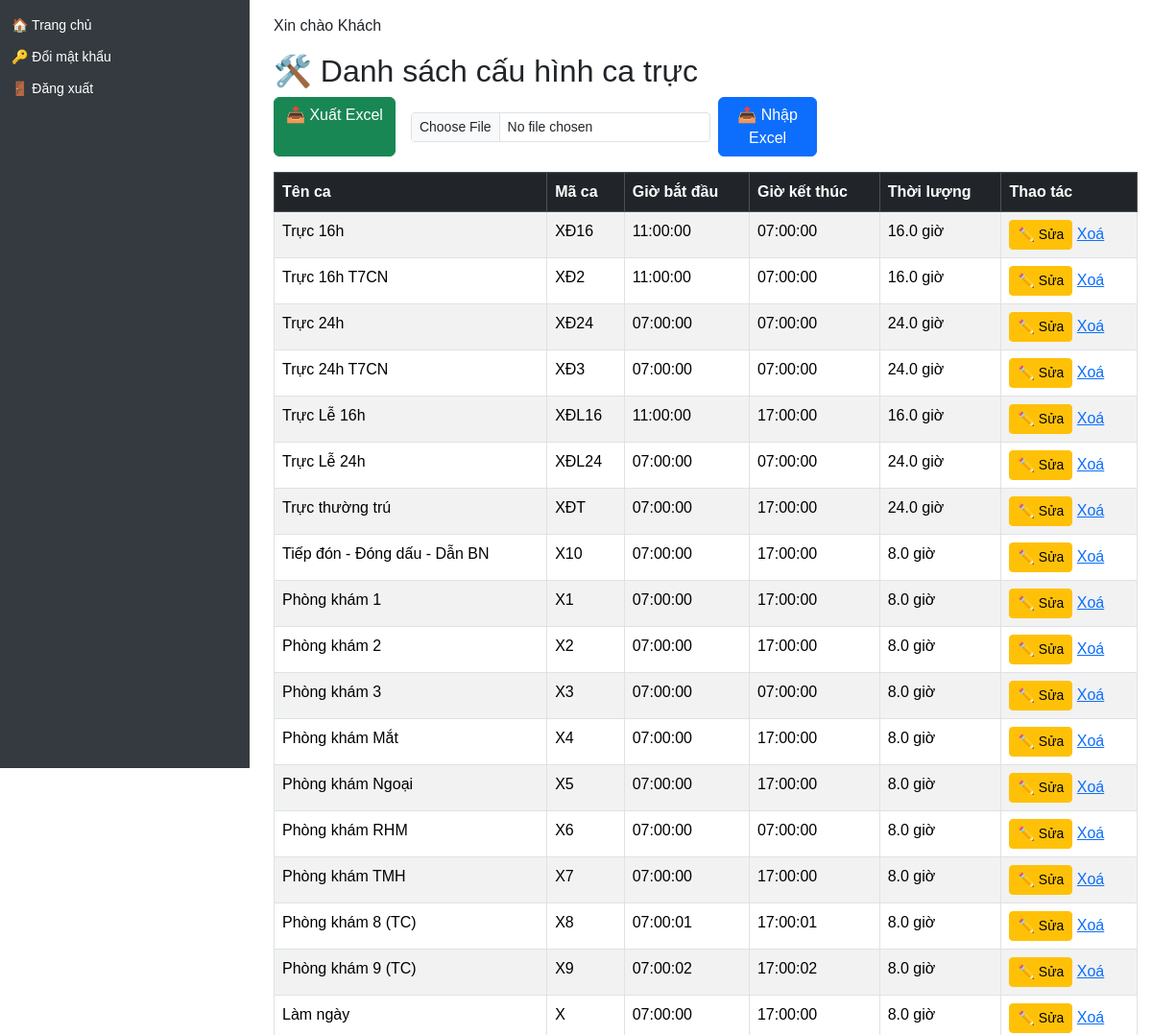
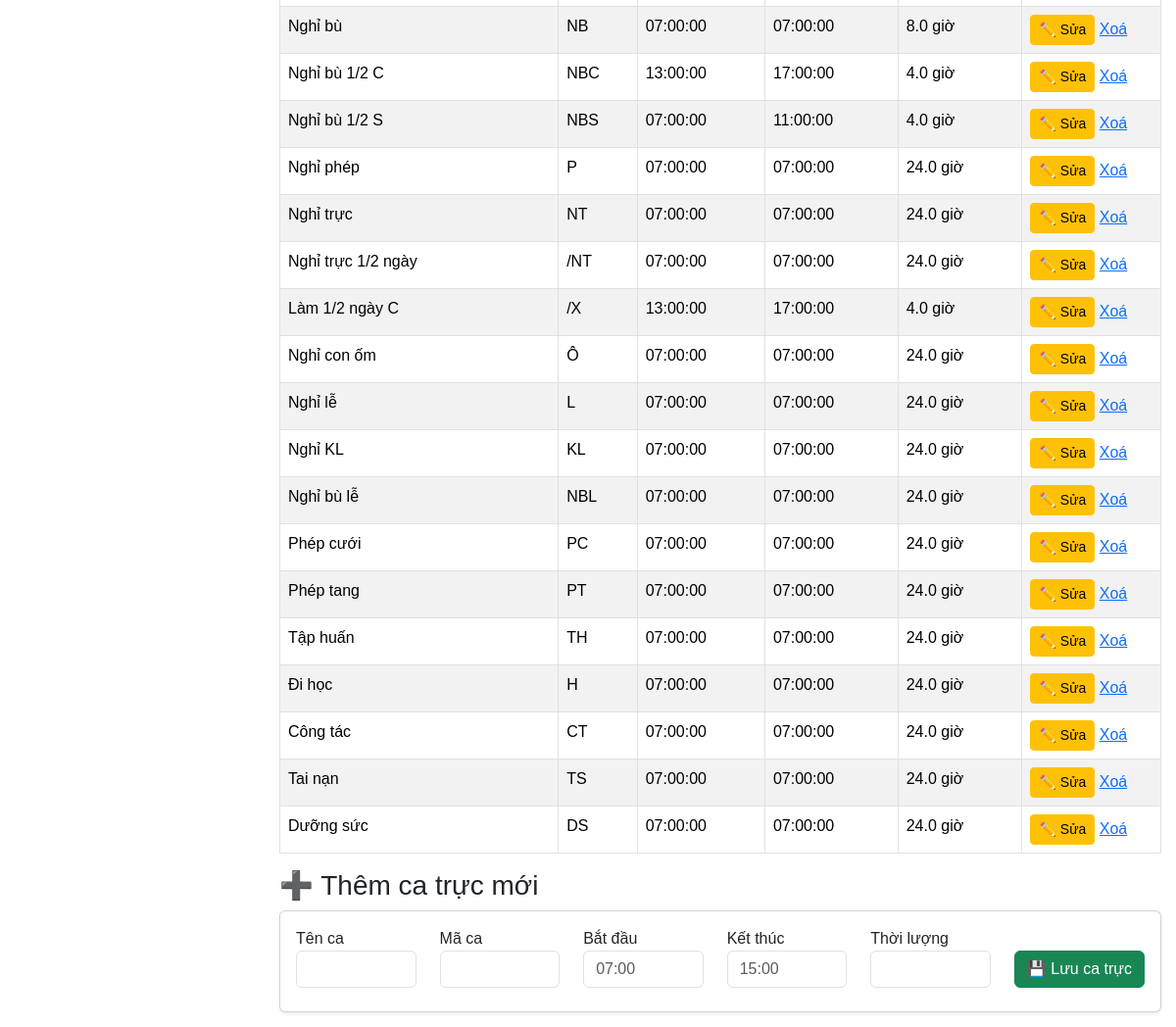
The app's page /shifts with its own data (2 pictures, top to bottom).
### models/shift.py (models this page shows, shortened)
class Shift(db.Model):
    id = Column(Integer, primary_key=True)
    name = Column(String(100), nullable=False)
    code = Column(String(20), nullable=True)
    start_time = Column(Time, nullable=False)
    end_time = Column(Time, nullable=False)
    duration = Column(Float, nullable=False)

### app.py (the view)
@app.route('/shifts')
def list_shifts():
    shifts = Shift.query.all()
    return render_template('shifts.html', shifts=shifts)

### app.py (called while the page is built)
@app.context_processor
def inject_user():
    user = None
    if 'user_id' in session:
        user = db.session.get(User, session['user_id'])
    return dict(user=user)

@app.context_processor
def inject_helpers():
    return dict(get_titled_names=get_titled_names)

@app.context_processor
def inject_helpers():
    return dict(get_titled_names=get_titled_names)

### templates/shifts.html (shortened to what this page needs)
{% extends 'layout.html' %}
{% block content %}
<h2>🛠️ Danh sách cấu hình ca trực</h2>
<div class="mb-3 d-flex gap-3">
  <a href="/export-shifts" class="btn btn-success">📥 Xuất Excel</a>
  <form action="/import-shifts" method="POST" enctype="multipart/form-data" class="d-flex gap-2 align-items-center">
    <input type="file" name="file" accept=".xlsx,.xls" required class="form-control form-control-sm">
    <button type="submit" class="btn btn-primary">📤 Nhập Excel</button>
  </form>
</div>
<table class="table table-bordered table-striped">
  <thead class="table-dark">
    <tr>
      <th>Tên ca</th>
      <th>Mã ca</th>
      <th>Giờ bắt đầu</th>
      <th>Giờ kết thúc</th>
      <th>Thời lượng</th>
      <th>Thao tác</th>
    </tr>
  </thead>
  <tbody>
    {% for shift in shifts %}
    <tr>
      <td>{{ shift.name }}</td>
      <td>{{ shift.code }}</td>
      <td>{{ shift.start_time }}</td>
      <td>{{ shift.end_time }}</td>
      <td>{{ shift.duration }} giờ</td>
      <td>
        <a href="/shifts/edit/{{ shift.id }}" class="btn btn-sm btn-warning">✏️ Sửa</a>
        <a href="{{ url_for('delete_shift', shift_id=shift.id) }}" onclick="return confirm('Xoá ca trực này?')">Xoá</a>
      </td>
    </tr>
    {% endfor %}
  </tbody>
</table>
<h3>➕ Thêm ca trực mới</h3>
<form method="POST" action="/shifts/add" class="card p-3 shadow-sm">
  <div class="row mb-2">
    <div class="col">
      <label>Tên ca</label>
      <input type="text" name="name" class="form-control" required>
    </div>
    <div class="col">
      <label>Mã ca</label>
      <input type="text" name="code" class="form-control" required>
    </div>
    <div class="col">
      <label>Bắt đầu</label>
      <input type="text" name="start_time" class="form-control" placeholder="07:00" required>
    </div>
    <div class="col">
      <label>Kết thúc</label>
      <input type="text" name="end_time" class="form-control" placeholder="15:00" required>
    </div>
    <div class="col">
      <label>Thời lượng</label>
      <input type="number" step="0.5" name="duration" class="form-control" required>
    </div>
    <div class="col-auto d-flex align-items-end">
      <button class="btn btn-success">💾 Lưu ca trực</button>
    </div>
  </div>
</form>
{% endblock %}

### templates/layout.html (style rules this page uses)
body { margin: 0; font-family: Arial, sans-serif; }

### records on screen
Shift: name "Trực 16h", code "XĐ16", start_time "11:00:00", end_time "07:00:00", duration "16.0"
Shift: name "Trực 16h T7CN", code "XĐ2", start_time "11:00:00", end_time "07:00:00", duration "16.0"
Shift: name "Trực 24h", code "XĐ24", start_time "07:00:00", end_time "07:00:00", duration "24.0"
Shift: name "Trực 24h T7CN", code "XĐ3", start_time "07:00:00", end_time "07:00:00", duration "24.0"
Shift: name "Trực Lễ 16h", code "XĐL16", start_time "11:00:00", end_time "17:00:00", duration "16.0"
Shift: name "Trực Lễ 24h", code "XĐL24", start_time "07:00:00", end_time "07:00:00", duration "24.0"
Shift: name "Trực thường trú", code "XĐT", start_time "07:00:00", end_time "17:00:00", duration "24.0"
Shift: name "Tiếp đón - Đóng dấu - Dẫn BN", code "X10", start_time "07:00:00", end_time "17:00:00", duration "8.0"
Shift: name "Phòng khám 1", code "X1", start_time "07:00:00", end_time "17:00:00", duration "8.0"
Shift: name "Phòng khám 2", code "X2", start_time "07:00:00", end_time "17:00:00", duration "8.0"
Shift: name "Phòng khám 3", code "X3", start_time "07:00:00", end_time "07:00:00", duration "8.0"
Shift: name "Phòng khám Mắt", code "X4", start_time "07:00:00", end_time "17:00:00", duration "8.0"
Shift: name "Phòng khám Ngoại", code "X5", start_time "07:00:00", end_time "17:00:00", duration "8.0"
Shift: name "Phòng khám RHM", code "X6", start_time "07:00:00", end_time "07:00:00", duration "8.0"
Shift: name "Phòng khám TMH", code "X7", start_time "07:00:00", end_time "17:00:00", duration "8.0"
Shift: name "Phòng khám 8 (TC)", code "X8", start_time "07:00:01", end_time "17:00:01", duration "8.0"
Shift: name "Phòng khám 9 (TC)", code "X9", start_time "07:00:02", end_time "17:00:02", duration "8.0"
Shift: name "Làm ngày", code "X", start_time "07:00:00", end_time "17:00:00", duration "8.0"
Shift: name "Nghỉ bù", code "NB", start_time "07:00:00", end_time "07:00:00", duration "8.0"
Shift: name "Nghỉ bù 1/2 C", code "NBC", start_time "13:00:00", end_time "17:00:00", duration "4.0"
Shift: name "Nghỉ bù 1/2 S", code "NBS", start_time "07:00:00", end_time "11:00:00", duration "4.0"
Shift: name "Nghỉ phép", code "P", start_time "07:00:00", end_time "07:00:00", duration "24.0"
Shift: name "Nghỉ trực", code "NT", start_time "07:00:00", end_time "07:00:00", duration "24.0"
Shift: name "Nghỉ trực 1/2 ngày", code "/NT", start_time "07:00:00", end_time "07:00:00", duration "24.0"
Shift: name "Làm 1/2 ngày C", code "/X", start_time "13:00:00", end_time "17:00:00", duration "4.0"
Shift: name "Nghỉ con ốm", code "Ô", start_time "07:00:00", end_time "07:00:00", duration "24.0"
Shift: name "Nghỉ lễ", code "L", start_time "07:00:00", end_time "07:00:00", duration "24.0"
Shift: name "Nghỉ KL", code "KL", start_time "07:00:00", end_time "07:00:00", duration "24.0"
Shift: name "Nghỉ bù lễ", code "NBL", start_time "07:00:00", end_time "07:00:00", duration "24.0"
Shift: name "Phép cưới", code "PC", start_time "07:00:00", end_time "07:00:00", duration "24.0"
Shift: name "Phép tang", code "PT", start_time "07:00:00", end_time "07:00:00", duration "24.0"
Shift: name "Tập huấn", code "TH", start_time "07:00:00", end_time "07:00:00", duration "24.0"
Shift: name "Đi học", code "H", start_time "07:00:00", end_time "07:00:00", duration "24.0"
Shift: name "Công tác", code "CT", start_time "07:00:00", end_time "07:00:00", duration "24.0"
Shift: name "Tai nạn", code "TS", start_time "07:00:00", end_time "07:00:00", duration "24.0"
Shift: name "Dưỡng sức", code "DS", start_time "07:00:00", end_time "07:00:00", duration "24.0"
